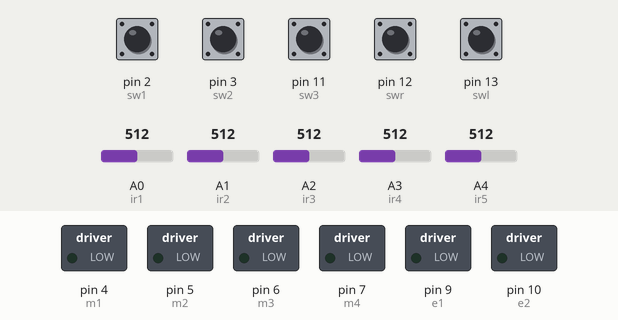
Simulated run of this sketch. Board: Arduino Uno, built with avr-gcc and run on an emulated ATmega328P. Parts: switched loads named in the sketch (green lamp = pin HIGH). The inputs (shaded band) are chosen by the test bench; at power-on: pin 2 (sw1), pin 3 (sw2), pin 11 (sw3), pin 12 (swr), pin 13 (swl) HIGH, A0 (ir1) = 512, A1 (ir2) = 512, A2 (ir3) = 512, A3 (ir4) = 512, A4 (ir5) = 512. What the sketch prints to the serial monitor is not drawn.

Above: at 1.2 s.
1.3 s: pin 2 (sw1) pulled LOW for 0.15 s
At 2.0 s:
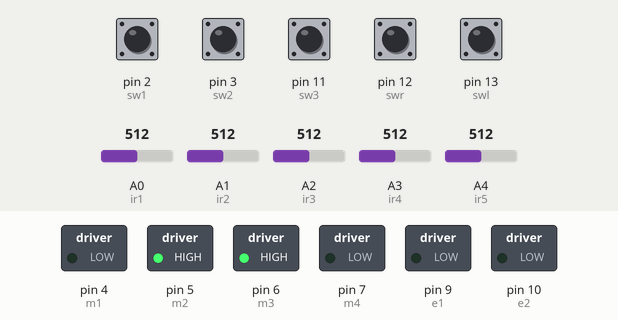
Timing chart, 0 to 4.3 s (numbered marks = the images above; inputs shaded):
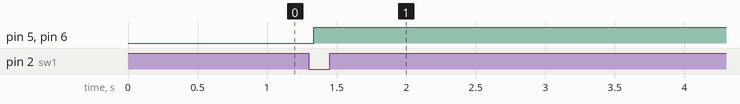

Measured:
- after the input at 1.3 s, pin 5 (m2), pin 6 (m3): LOW → HIGH at once

The sketch:

linefollow.ino
```cpp
#define m1 4  //Right Motor MA1
#define m2 5  //Right Motor MA2
#define m3 6  //Left Motor MB1
#define m4 7  //Left Motor MB2
#define e1 9  //Right Motor Enable Pin EA
#define e2 10 //Left Motor Enable Pin EB

//**********5 Channel IR Sensor Connection**********//
#define ir1 A0
#define ir2 A1
#define ir3 A2
#define ir4 A3
#define ir5 A4
//********************3 Switch , Left Right Switch***********************//
#define sw1 2   // Switch 1
#define sw2 3   // Switch 2
#define sw3 11  // Switch 3
#define swr 12  // Switch Right
#define swl 13  // Switch Left

void setup() {
  pinMode(m1, OUTPUT);
  pinMode(m2, OUTPUT);
  pinMode(m3, OUTPUT);
  pinMode(m4, OUTPUT);
  pinMode(e1, OUTPUT);
  pinMode(e2, OUTPUT);
  pinMode(ir1, INPUT);
  pinMode(ir2, INPUT);
  pinMode(ir3, INPUT);
  pinMode(ir4, INPUT);
  pinMode(ir5, INPUT);
  pinMode(sw1, INPUT_PULLUP);
  pinMode(sw2, INPUT_PULLUP);
  pinMode(sw3, INPUT_PULLUP);
  pinMode(swr, INPUT_PULLUP);
  pinMode(swl, INPUT_PULLUP);

   Serial.begin(9600);

}

void  MotorSpeed (int speed_A, int speed_B)
{
  if (speed_B >= 0)
  {
    analogWrite(e1, speed_B);
    digitalWrite(m1, LOW);
    digitalWrite(m3, HIGH);
  }
  else
  {
    analogWrite(e1, -speed_B);
    digitalWrite(m1, HIGH);
    digitalWrite(m3, LOW);
  }
  if (speed_A >= 0)
  {
    analogWrite(e2, speed_A);
    digitalWrite(m2, HIGH);
    digitalWrite(m4, LOW);
  }
  else
  {
    analogWrite(e2, -speed_A);
    digitalWrite(m2, LOW);
    digitalWrite(m4, HIGH);
  }

}

 void fowards ()
 {
  MotorSpeed(85, 80);
 }


  void TurnRight ()
 {
  MotorSpeed(255,60);
 }


  void TurnLeft ()
 {
  MotorSpeed(60, 250);
 }


  void Stop ()
 {
  MotorSpeed(0, 0);
 }


  void Gripper ()
 {
  MotorSpeed(85, 80);
 }

 void automation (int s1, int s2, int s3, int s4, int s5)
 {
  // if only Middle Sensor detects a black line // forward with 2 motors
if ((s1 < 300) && (s2 < 300) && (s3 > 300) && (s4 < 300) && (s5 < 300)) {
  fowards ();
}

// RIGHT
// if only RIGHT Sensor detects a black line // turn right with left motor
if ((s1 < 300) && (s2 > 300) && (s3 < 300) && (s4 < 300) && (s5 < 300)) {
  TurnRight ();
}

// if only Most RIGHT Sensor detects a black line // turn right with left motor
if ((s1 > 300) && (s2 < 300) && (s3 < 300) && (s4 < 300) && (s5 < 300)) {
  TurnRight ();
}

// if Both RIGHT sensor detects a black line // turn right with left motor
if ((s1 > 300) && (s2 > 300) && (s3 < 300) && (s4 < 300) && (s5 < 300)) {
  TurnRight ();
}

// LEFT
// if only LEFT sensor detects a black line // turn Left with right motor
if ((s1 < 300) && (s2 < 300) && (s3 < 300) && (s4 > 300) && (s5 < 300)) {
 TurnLeft ();
}

// if only Most LEFT sensor detects a black line // turn left with right motor
if ((s1 < 300) && (s2 < 300) && (s3 < 300) && (s4 < 300) && (s5 > 300)) {
  TurnLeft ();
}

// if only Both LEFT sensor detects a black line // turn left with right motor
if ((s1 < 300) && (s2 < 300) && (s3 < 300) && (s4 > 300) && (s5 > 300)) {
  TurnLeft ();
}

// MIDDLE RIGHT LEFT

// MIDDLE RIGHT
// if Middle and Right sensor detects black lines
if ((s1 < 300) && (s2 < 300) && (s3 > 300) && (s4 > 300) && (s5 < 300)) {
  TurnRight ();
}

// if Middle and both Right sensor detects black lines
if ((s1 < 300) && (s2 < 300) && (s3 > 300) && (s4 > 300) && (s5 > 300)) {
  TurnRight ();
}

// MIDDLE LEFT
// if Middle and Left sensor detects black lines
if ((s1 < 300) && (s2 > 300) && (s3 > 300) && (s4 < 300) && (s5 < 300)) {
  TurnLeft ();
}

// if Middle and both left sensor detects black lines
if ((s1 > 300) && (s2 > 300) && (s3 > 300) && (s4 < 300) && (s5 < 300)) {
  TurnLeft ();
}

// All black
if ((s1 > 300) && (s2 > 300) && (s3 > 300) && (s4 > 300) && (s5 > 300)) {
  Stop ();
}
//All White
if ((s1 < 300) && (s2 < 300) && (s3 < 300) && (s4 < 300) && (s5 < 300)) {
  Stop ();
}
 }

void loop() {
  // Reading Sensor Values
   int s1 = analogRead(ir1);   // Left Most Sensor
   int s2 = analogRead(ir2);   // Left Sensor
   int s3 = analogRead(ir3);   // Middle Sensor
   int s4 = analogRead(ir4);   // Right Sensor
   int s5 = analogRead(ir5);   // Right Most Sensor
   int s6 = digitalRead(sw1);  // Switch 1
   int s7 = digitalRead(sw2);  // Switch 2
   int s8 = digitalRead(sw3);  // Switch 3
   int s9 = digitalRead(swr);  // Switch Right
   int s10 = digitalRead(swl); // Switch Left


 ///// condition 1 : press 1/////
 if((s6 == 0) && (s7 == 1) && (s8 == 1))
 {
    automation(s1,s2,s3,s4,s5);
 }

 ///// condition 1 : press 1/////
 if((s6 == 1) && (s7 == 0) && (s8 == 1))
 {
  automation(s1,s2,s3,s4,s5);
 }

  ///// condition 1 : press 1/////
 if((s6 == 1) && (s7 == 1) && (s8 == 0))
 {
  automation(s1,s2,s3,s4,s5);
 }


char buff[99]; // Fix: Use square brackets for array declaration
  sprintf(buff, "Switch 1: %d, Switch 2: %d Switch 3: %d, Right Switch: %d, Left Switch: %d", digitalRead(2),digitalRead(11),digitalRead(3),digitalRead(12),digitalRead(13));
  Serial.println(buff);

}
```
